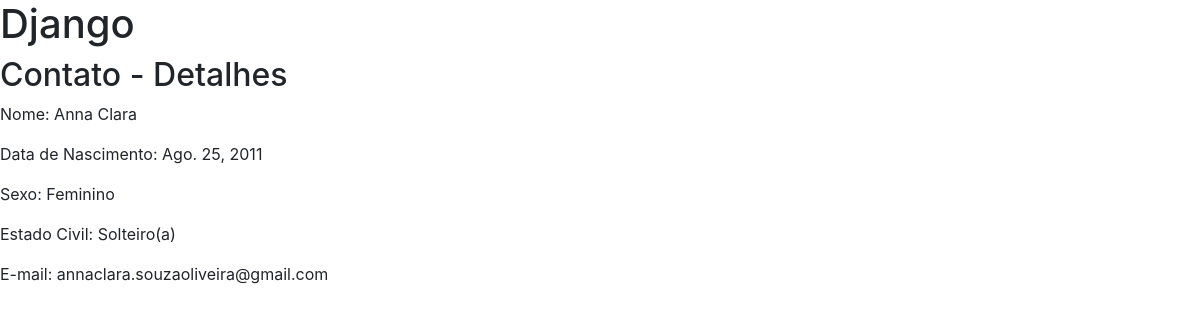
Page /contato/3/ on the committed database.
### contato/models.py (models this page shows, shortened)
class Contato(models.Model):
	SEXO = (
		('F', 'Feminino'),
		('M', 'Masculino')
	)
	ESTADO_CIVIL = (
		('1', 'Solteiro(a)'),
		('2', 'Casado(a)'),
		('3', 'Viúvo(a)'),
		('4', 'Divorciado(a)'),
		('5', 'Separado(a)')
	)
	nome = models.CharField(max_length=200)
	data_nascimento = models.DateField()
	sexo = models.CharField(max_length=1, choices=SEXO)
	estado_civil = models.CharField(max_length=1, choices=ESTADO_CIVIL)
	email = models.CharField(max_length=200)

### contato/views.py (the view)
# urls.py: url(r'^(?P<pk>[0-9]+)/$', views.detalhes, name='detalhes'),
def detalhes(request, pk):
	contato = Contato.objects.get(pk=pk)
	return render(request, 'contato/detalhes.html', {'contato' : contato})

### contato/templates/contato/detalhes.html (shortened to what this page needs)
<!DOCTYPE html>
<html lang="en">
  <head>
    <link rel="stylesheet" href="https://maxcdn.bootstrapcdn.com/bootstrap/4.0.0-beta/css/bootstrap.min.css">
  </head>
  <body>
    <h1>Django</h1>
    <h2>Contato - Detalhes</h2>
    <p>Nome: {{contato.nome}}</p>
    <p>Data de Nascimento: {{contato.data_nascimento}}</p>
    <p>Sexo: {{contato.get_sexo_display}}</p>
    <p>Estado Civil: {{contato.get_estado_civil_display}}</p>
    <p>E-mail: {{contato.email}}</p>
  </body>
</html>

### rows in the picture
Contato: nome "Anna Clara", data_nascimento "Ago. 25, 2011", sexo "Feminino", estado_civil "Solteiro(a)", email "annaclara.souzaoliveira@gmail.com"
